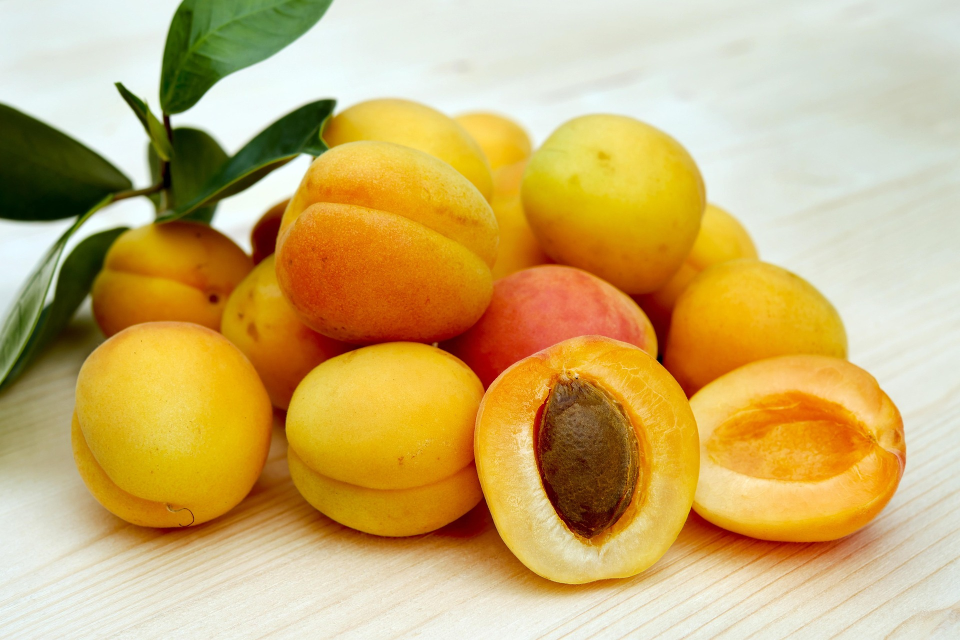
#> input picture Images/Apricots.jpg, 1920 x 1280 px (shown at 1/2 size)
$ jupyter execute --allow-errors 'Warp-Perspective-&-Joining-Images.ipynb'
#> lines starting #> are read from the running program, lines starting #| are printed output that depends on the picture
[cell 1]
import cv2
import cvzone
import os
import numpy as np
script_dir = os.path.dirname(os.path.abspath(os.getcwd()))

img_path1 = os.path.join(script_dir, "Images", "Apricots.jpg")
img_path2 = os.path.join(script_dir, "Images", "Toys.jpg")

img1 = cv2.imread(img_path1)
#> img1 is the input picture: shape (1280, 1920, 3); mean B, G, R 110.6, 175.1, 203.8
img2 = cv2.imread(img_path2)
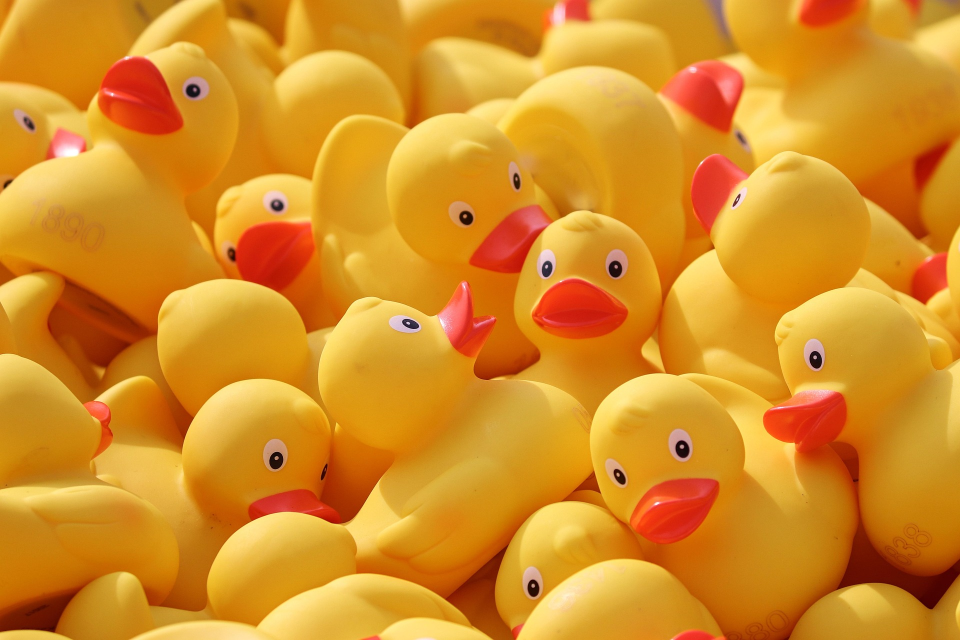
#> input picture Images/Toys.jpg, 1920 x 1280 px (shown at 1/2 size)
#> img2 is the input picture: shape (1280, 1920, 3); mean B, G, R 37, 141.5, 214.1
img3 = cv2.cvtColor(img2, cv2.COLOR_BGR2GRAY)
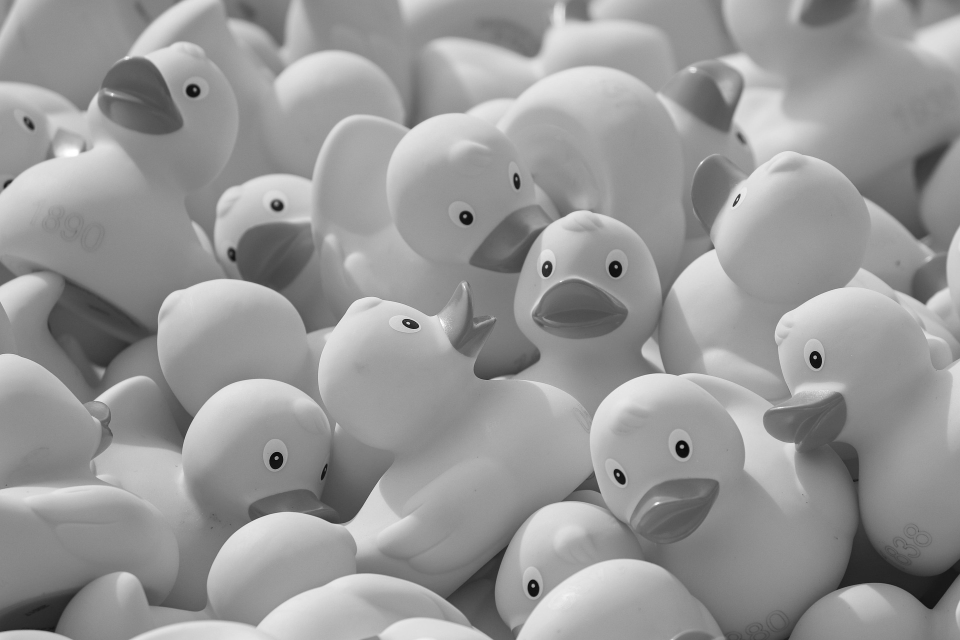
#> img3: shape (1280, 1920) (shown at 1/2 size); min 3, max 255, mean 151.3
points1 = np.float32([[34,56],[89,94], [13,25], [27, 36]])
points2 = np.float32([[42,69],[31,38], [123,135], [11,21]])
matrix = cv2.getPerspectiveTransform(points1, points2)
imgOutput = cv2.warpPerspective(img1, matrix, (210,310))
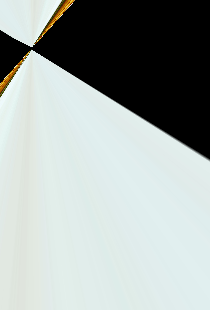
#> imgOutput: shape (310, 210, 3); mean B, G, R 165.3, 167.8, 160

try:
    if img1 is not None:
        cv2.imshow(mat=imgOutput, winname="Apricots")
        cv2.waitKey(0)
        cv2.destroyAllWindows()
    else:
        print(f"Failed to Display Image, It doesn't Exist")
except BaseException as e:
    print(f"Failed to Display Image, An Error has Occured = {e}")

hor = np.hstack((img1, img2, img1))
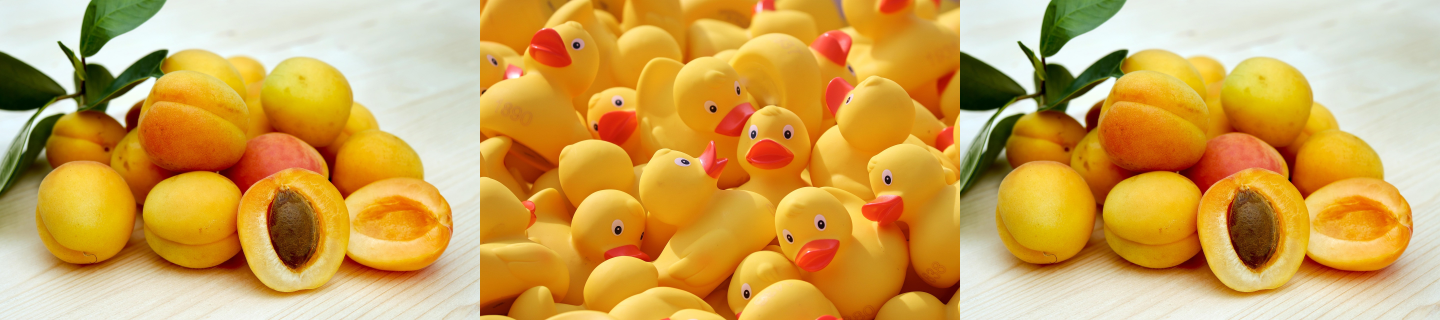
#> hor: shape (1280, 5760, 3) (shown at 1/4 size); mean B, G, R 86.1, 163.9, 207.2
#> (the rest of this cell did not finish here and is left out)
